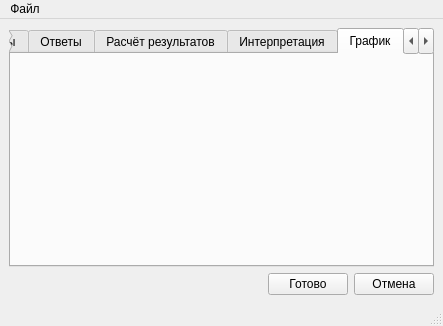
<?xml version="1.0" encoding="UTF-8"?>
<ui version="4.0">
 <class>MainWindow</class>
 <widget class="QMainWindow" name="MainWindow">
  <property name="geometry">
   <rect>
    <x>0</x>
    <y>0</y>
    <width>443</width>
    <height>326</height>
   </rect>
  </property>
  <property name="windowTitle">
   <string>MainWindow</string>
  </property>
  <widget class="QWidget" name="centralwidget">
   <layout class="QVBoxLayout" name="verticalLayout">
    <item>
     <widget class="QTabWidget" name="tabWidget">
      <property name="currentIndex">
       <number>5</number>
      </property>
      <widget class="QWidget" name="tabIntro">
       <attribute name="title">
        <string>Инструкция</string>
       </attribute>
       <layout class="QVBoxLayout" name="verticalLayout_2">
        <item>
         <widget class="QLabel" name="label">
          <property name="text">
           <string>Введите текст, отображаемый при запуске программы:</string>
          </property>
         </widget>
        </item>
        <item>
         <widget class="QTextEdit" name="text_intro"/>
        </item>
        <item>
         <widget class="QLabel" name="label_3">
          <property name="text">
           <string>Введите инструкцию для испытуемого:</string>
          </property>
         </widget>
        </item>
        <item>
         <widget class="QTextEdit" name="text_instruction"/>
        </item>
       </layout>
      </widget>
      <widget class="QWidget" name="tabQuestions">
       <attribute name="title">
        <string>Вопросы</string>
       </attribute>
       <layout class="QVBoxLayout" name="verticalLayout_3">
        <item>
         <widget class="QLabel" name="label_4">
          <property name="text">
           <string>Введите вопросы теста.
Каждый вопрос должен располагаться на отдельной строчке.
Не оставляйте пустых строк.</string>
          </property>
          <property name="wordWrap">
           <bool>true</bool>
          </property>
         </widget>
        </item>
        <item>
         <widget class="QTextEdit" name="text_questions"/>
        </item>
       </layout>
      </widget>
      <widget class="QWidget" name="tabAnswers">
       <attribute name="title">
        <string>Ответы</string>
       </attribute>
       <layout class="QVBoxLayout" name="verticalLayout_4"/>
      </widget>
      <widget class="QWidget" name="tabCalculate">
       <attribute name="title">
        <string>Расчёт результатов</string>
       </attribute>
       <layout class="QHBoxLayout" name="horizontalLayout_2"/>
      </widget>
      <widget class="QWidget" name="tabInterp">
       <attribute name="title">
        <string>Интерпретация</string>
       </attribute>
       <layout class="QVBoxLayout" name="verticalLayout_5">
        <item>
         <widget class="QTableWidget" name="tableInterp"/>
        </item>
       </layout>
      </widget>
      <widget class="QWidget" name="tabGraph">
       <attribute name="title">
        <string>График</string>
       </attribute>
       <layout class="QVBoxLayout" name="verticalLayout_6"/>
      </widget>
      <widget class="QWidget" name="tabHelp">
       <attribute name="title">
        <string>Помощь</string>
       </attribute>
      </widget>
     </widget>
    </item>
    <item>
     <layout class="QHBoxLayout" name="horizontalLayout">
      <item>
       <spacer name="horizontalSpacer">
        <property name="orientation">
         <enum>Qt::Horizontal</enum>
        </property>
        <property name="sizeHint" stdset="0">
         <size>
          <width>40</width>
          <height>20</height>
         </size>
        </property>
       </spacer>
      </item>
      <item>
       <widget class="QPushButton" name="btOk">
        <property name="text">
         <string>Готово</string>
        </property>
        <property name="icon">
         <iconset>
          <normaloff>icons/button_ok.png</normaloff>icons/button_ok.png</iconset>
        </property>
       </widget>
      </item>
      <item>
       <widget class="QPushButton" name="btCancel">
        <property name="text">
         <string>Отмена</string>
        </property>
        <property name="icon">
         <iconset>
          <normaloff>icons/cancel.png</normaloff>icons/cancel.png</iconset>
        </property>
       </widget>
      </item>
     </layout>
    </item>
   </layout>
  </widget>
  <widget class="QMenuBar" name="menubar">
   <property name="geometry">
    <rect>
     <x>0</x>
     <y>0</y>
     <width>443</width>
     <height>25</height>
    </rect>
   </property>
   <widget class="QMenu" name="menu">
    <property name="title">
     <string>Файл</string>
    </property>
    <addaction name="action"/>
    <addaction name="action_2"/>
    <addaction name="separator"/>
    <addaction name="action_4"/>
   </widget>
   <addaction name="menu"/>
  </widget>
  <widget class="QStatusBar" name="statusBar"/>
  <action name="action">
   <property name="text">
    <string>Создать</string>
   </property>
  </action>
  <action name="action_2">
   <property name="text">
    <string>Открыть</string>
   </property>
  </action>
  <action name="action_4">
   <property name="icon">
    <iconset>
     <normaloff>icons/cancel.png</normaloff>icons/cancel.png</iconset>
   </property>
   <property name="text">
    <string>Выход</string>
   </property>
  </action>
 </widget>
 <resources/>
 <connections/>
</ui>
